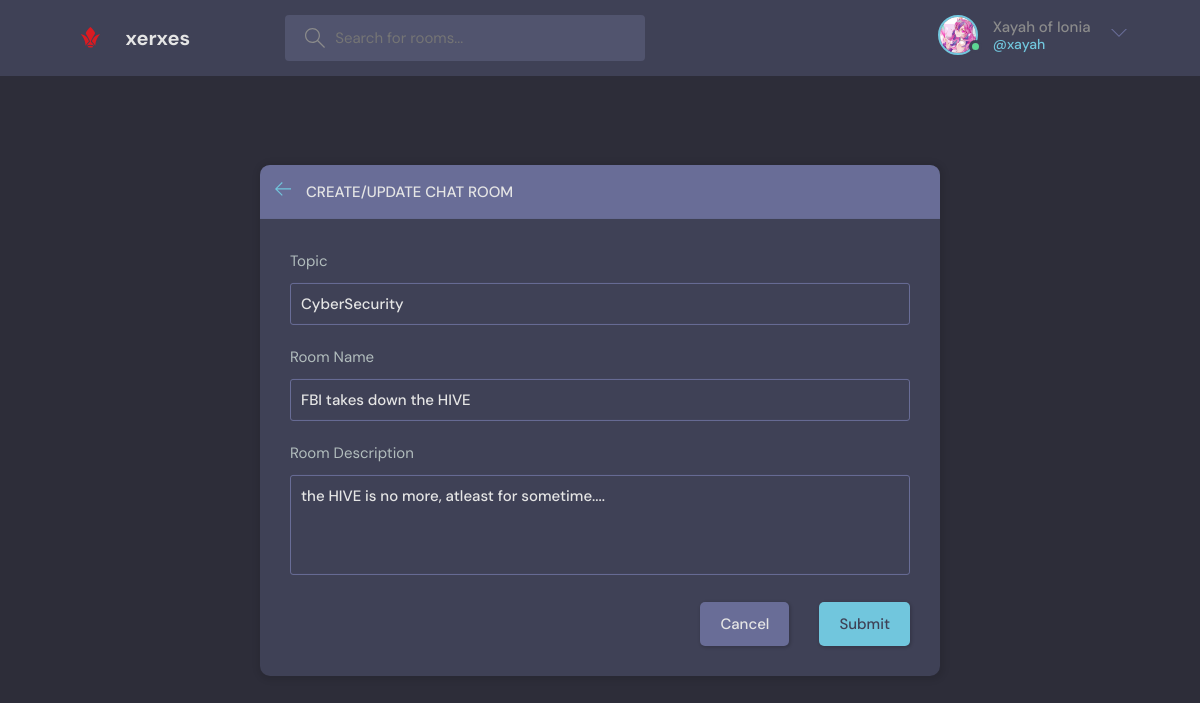
Page /update-room/1/ (signed in) on the earlier database version.
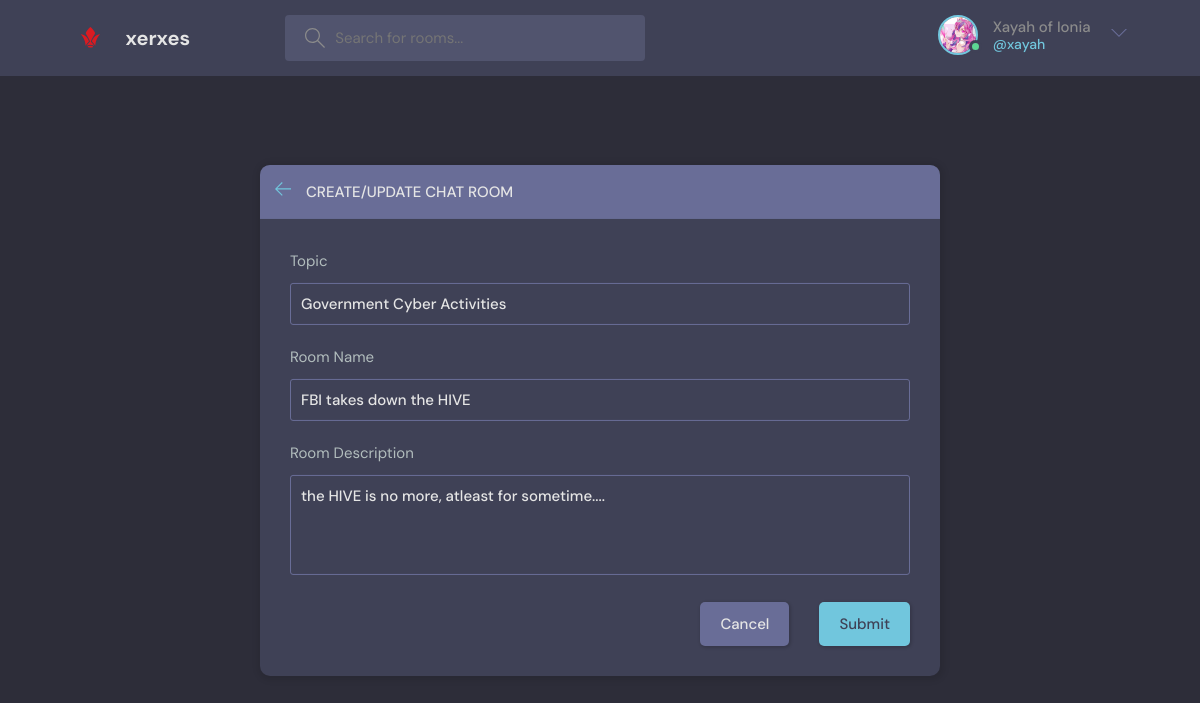
Same page on the later database version.
### base/models.py (models this page shows, shortened)
class Room(models.Model):
    host = models.ForeignKey(User, on_delete=models.SET_NULL, null=True)
    topic = models.ForeignKey(Topic, on_delete=models.SET_NULL, null=True)
    name = models.CharField(max_length=200)
    description = models.TextField(null=True, blank=True)
    participants = models.ManyToManyField(User, related_name='participants', blank=True)
    updated = models.DateTimeField(auto_now=True)
    created = models.DateTimeField(auto_now_add=True)
    class Meta:
        ordering = ['-updated', '-created']

class Topic(models.Model):
    name = models.CharField(max_length=200)

### base/views.py (the view, shortened to what this page needs)
# urls.py: path('update-room/<str:pk>/', views.updateRoom, name="update-room"),
@login_required(login_url='login')
def updateRoom(request, pk):
    room = Room.objects.get(id=pk)
    form = RoomForm(instance=room)
    topics = Topic.objects.all()
    if request.user != room.host:
        return HttpResponse('You are not authorized to do this!!!')
    context = {'form': form, 'topics': topics, 'room': room}
    return render(request, 'base/room_form.html', context)

### base/forms.py
class RoomForm(ModelForm):
    class Meta:
        model = Room
        fields = '__all__'
        exclude = ['host', 'participants']

### base/templates/base/room_form.html (shortened to what this page needs)
{% extends 'main.html' %}
{% block content %}
  <main class="create-room layout">
    <div class="container">
      <div class="layout__box">
        <div class="layout__boxHeader">
          <div class="layout__boxTitle">
            <a href="{% url 'home' %}">
              <svg version="1.1" xmlns="http://www.w3.org/2000/svg" width="32" height="32" viewBox="0 0 32 32">
                <title>arrow-left</title>
                <path
                  d="M13.723 2.286l-13.723 13.714 13.719 13.714 1.616-1.611-10.96-10.96h27.625v-2.286h-27.625l10.965-10.965-1.616-1.607z">
                </path>
              </svg>
            </a>
            <h3>Create/Update Chat Room</h3>
          </div>
        </div>
        <div class="layout__body">
          <form class="form" action="" method="POST">
            <div class="form__group">
              <label for="room_topic">Topic</label>
              <input required type="text" value="{{room.topic.name}}" name="topic"list="topic-list" />
            </div>
            <div class="form__group">
              <label for="room_name">Room Name</label>
              {{form.name}}
            </div>
            <div class="form__group">
              <label for="room_description">Room Description</label>
              {{form.description}}
            </div>
            <div class="form__action">
              <a class="btn btn--dark" href="{% url 'home' %}">Cancel</a>
              <button class="btn btn--main" type="submit">Submit</button>
            </div>
          </form>
        </div>
      </div>
    </div>
  </main>
{% endblock content %}

Differences in the rows shown:
changed Room "FBI takes down the HIVE": topic "CyberSecurity" → "Government Cyber Activities"
